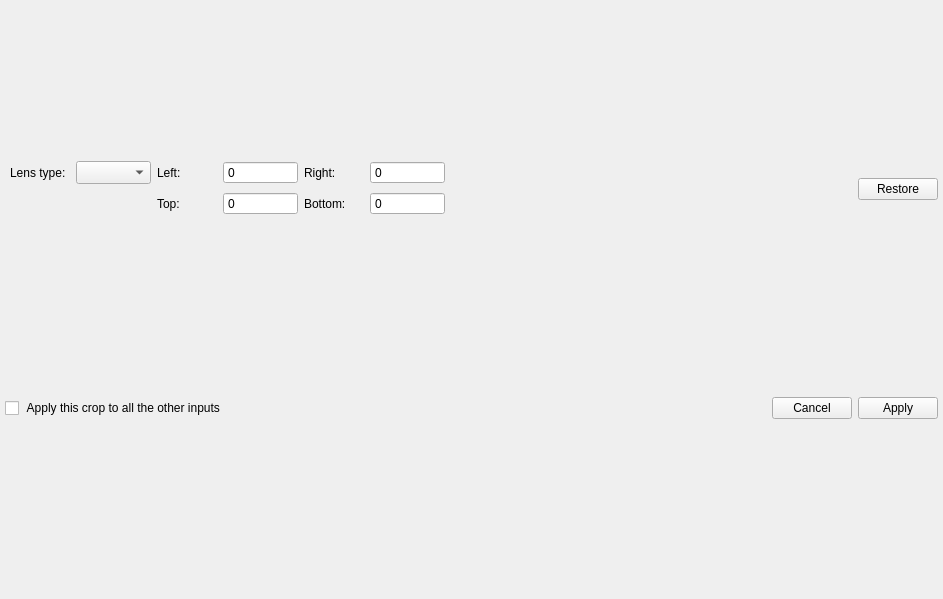
<?xml version="1.0" encoding="UTF-8"?>
<ui version="4.0">
 <class>CropDialogClass</class>
 <widget class="QWidget" name="CropDialogClass">
  <property name="geometry">
   <rect>
    <x>0</x>
    <y>0</y>
    <width>943</width>
    <height>599</height>
   </rect>
  </property>
  <layout class="QHBoxLayout" name="horizontalLayout">
   <property name="spacing">
    <number>0</number>
   </property>
   <property name="leftMargin">
    <number>0</number>
   </property>
   <property name="topMargin">
    <number>0</number>
   </property>
   <property name="rightMargin">
    <number>0</number>
   </property>
   <property name="bottomMargin">
    <number>0</number>
   </property>
   <item>
    <widget class="QFrame" name="widgetBackground">
     <property name="frameShape">
      <enum>QFrame::NoFrame</enum>
     </property>
     <property name="frameShadow">
      <enum>QFrame::Raised</enum>
     </property>
     <layout class="QVBoxLayout" name="verticalLayout">
      <property name="spacing">
       <number>0</number>
      </property>
      <property name="leftMargin">
       <number>0</number>
      </property>
      <property name="topMargin">
       <number>0</number>
      </property>
      <property name="rightMargin">
       <number>0</number>
      </property>
      <property name="bottomMargin">
       <number>0</number>
      </property>
      <item>
       <widget class="QFrame" name="topFrame">
        <property name="minimumSize">
         <size>
          <width>0</width>
          <height>60</height>
         </size>
        </property>
        <property name="maximumSize">
         <size>
          <width>16777215</width>
          <height>60</height>
         </size>
        </property>
        <property name="frameShape">
         <enum>QFrame::NoFrame</enum>
        </property>
        <property name="frameShadow">
         <enum>QFrame::Raised</enum>
        </property>
        <layout class="QHBoxLayout" name="horizontalLayout_3">
         <property name="leftMargin">
          <number>5</number>
         </property>
         <property name="topMargin">
          <number>0</number>
         </property>
         <property name="rightMargin">
          <number>5</number>
         </property>
         <property name="bottomMargin">
          <number>0</number>
         </property>
         <item>
          <layout class="QGridLayout" name="gridLayout">
           <property name="leftMargin">
            <number>5</number>
           </property>
           <property name="rightMargin">
            <number>0</number>
           </property>
           <item row="0" column="1">
            <widget class="QComboBox" name="comboProjections">
             <property name="minimumSize">
              <size>
               <width>75</width>
               <height>23</height>
              </size>
             </property>
             <property name="maximumSize">
              <size>
               <width>16777215</width>
               <height>23</height>
              </size>
             </property>
             <property name="focusPolicy">
              <enum>Qt::NoFocus</enum>
             </property>
            </widget>
           </item>
           <item row="0" column="0">
            <widget class="QLabel" name="label_5">
             <property name="minimumSize">
              <size>
               <width>60</width>
               <height>0</height>
              </size>
             </property>
             <property name="text">
              <string>Lens type:</string>
             </property>
            </widget>
           </item>
           <item row="0" column="2">
            <widget class="QLabel" name="label">
             <property name="minimumSize">
              <size>
               <width>60</width>
               <height>0</height>
              </size>
             </property>
             <property name="text">
              <string>Left:</string>
             </property>
            </widget>
           </item>
           <item row="0" column="4">
            <widget class="QLabel" name="label_3">
             <property name="minimumSize">
              <size>
               <width>60</width>
               <height>0</height>
              </size>
             </property>
             <property name="text">
              <string>Right:</string>
             </property>
            </widget>
           </item>
           <item row="0" column="3">
            <widget class="QSpinBox" name="spinLeft">
             <property name="minimumSize">
              <size>
               <width>75</width>
               <height>23</height>
              </size>
             </property>
             <property name="maximumSize">
              <size>
               <width>16777215</width>
               <height>23</height>
              </size>
             </property>
             <property name="focusPolicy">
              <enum>Qt::ClickFocus</enum>
             </property>
             <property name="buttonSymbols">
              <enum>QAbstractSpinBox::NoButtons</enum>
             </property>
             <property name="minimum">
              <number>-100000000</number>
             </property>
             <property name="maximum">
              <number>1000000000</number>
             </property>
            </widget>
           </item>
           <item row="1" column="3">
            <widget class="QSpinBox" name="spinTop">
             <property name="minimumSize">
              <size>
               <width>75</width>
               <height>23</height>
              </size>
             </property>
             <property name="maximumSize">
              <size>
               <width>16777215</width>
               <height>23</height>
              </size>
             </property>
             <property name="focusPolicy">
              <enum>Qt::ClickFocus</enum>
             </property>
             <property name="buttonSymbols">
              <enum>QAbstractSpinBox::NoButtons</enum>
             </property>
             <property name="minimum">
              <number>-100000000</number>
             </property>
             <property name="maximum">
              <number>1000000000</number>
             </property>
            </widget>
           </item>
           <item row="1" column="2">
            <widget class="QLabel" name="label_2">
             <property name="minimumSize">
              <size>
               <width>60</width>
               <height>0</height>
              </size>
             </property>
             <property name="text">
              <string>Top:</string>
             </property>
            </widget>
           </item>
           <item row="0" column="5">
            <widget class="QSpinBox" name="spinRight">
             <property name="minimumSize">
              <size>
               <width>75</width>
               <height>23</height>
              </size>
             </property>
             <property name="maximumSize">
              <size>
               <width>16777215</width>
               <height>23</height>
              </size>
             </property>
             <property name="focusPolicy">
              <enum>Qt::ClickFocus</enum>
             </property>
             <property name="buttonSymbols">
              <enum>QAbstractSpinBox::NoButtons</enum>
             </property>
             <property name="keyboardTracking">
              <bool>true</bool>
             </property>
             <property name="minimum">
              <number>-100000000</number>
             </property>
             <property name="maximum">
              <number>1000000000</number>
             </property>
            </widget>
           </item>
           <item row="1" column="4">
            <widget class="QLabel" name="label_4">
             <property name="minimumSize">
              <size>
               <width>60</width>
               <height>0</height>
              </size>
             </property>
             <property name="text">
              <string>Bottom:</string>
             </property>
            </widget>
           </item>
           <item row="1" column="5">
            <widget class="QSpinBox" name="spinBottom">
             <property name="minimumSize">
              <size>
               <width>75</width>
               <height>23</height>
              </size>
             </property>
             <property name="maximumSize">
              <size>
               <width>16777215</width>
               <height>23</height>
              </size>
             </property>
             <property name="focusPolicy">
              <enum>Qt::ClickFocus</enum>
             </property>
             <property name="buttonSymbols">
              <enum>QAbstractSpinBox::NoButtons</enum>
             </property>
             <property name="minimum">
              <number>-100000000</number>
             </property>
             <property name="maximum">
              <number>1000000000</number>
             </property>
            </widget>
           </item>
          </layout>
         </item>
         <item>
          <spacer name="horizontalSpacer_2">
           <property name="orientation">
            <enum>Qt::Horizontal</enum>
           </property>
           <property name="sizeHint" stdset="0">
            <size>
             <width>40</width>
             <height>20</height>
            </size>
           </property>
          </spacer>
         </item>
         <item>
          <widget class="QPushButton" name="buttonRestore">
           <property name="minimumSize">
            <size>
             <width>0</width>
             <height>0</height>
            </size>
           </property>
           <property name="maximumSize">
            <size>
             <width>16777215</width>
             <height>16777215</height>
            </size>
           </property>
           <property name="focusPolicy">
            <enum>Qt::NoFocus</enum>
           </property>
           <property name="toolTip">
            <string>Fits the crop into the image size</string>
           </property>
           <property name="text">
            <string notr="true">Restore</string>
           </property>
          </widget>
         </item>
        </layout>
       </widget>
      </item>
      <item>
       <widget class="QFrame" name="bottomFrame">
        <property name="minimumSize">
         <size>
          <width>0</width>
          <height>60</height>
         </size>
        </property>
        <property name="maximumSize">
         <size>
          <width>16777215</width>
          <height>60</height>
         </size>
        </property>
        <property name="frameShape">
         <enum>QFrame::NoFrame</enum>
        </property>
        <property name="frameShadow">
         <enum>QFrame::Raised</enum>
        </property>
        <layout class="QHBoxLayout" name="horizontalLayout_2">
         <property name="leftMargin">
          <number>5</number>
         </property>
         <property name="topMargin">
          <number>0</number>
         </property>
         <property name="rightMargin">
          <number>5</number>
         </property>
         <property name="bottomMargin">
          <number>0</number>
         </property>
         <item>
          <widget class="QCheckBox" name="checkApplyToAll">
           <property name="focusPolicy">
            <enum>Qt::NoFocus</enum>
           </property>
           <property name="text">
            <string> Apply this crop to all the other inputs</string>
           </property>
           <property name="checked">
            <bool>false</bool>
           </property>
          </widget>
         </item>
         <item>
          <spacer name="horizontalSpacer">
           <property name="orientation">
            <enum>Qt::Horizontal</enum>
           </property>
           <property name="sizeHint" stdset="0">
            <size>
             <width>40</width>
             <height>20</height>
            </size>
           </property>
          </spacer>
         </item>
         <item>
          <widget class="QPushButton" name="buttonCancel">
           <property name="minimumSize">
            <size>
             <width>0</width>
             <height>0</height>
            </size>
           </property>
           <property name="maximumSize">
            <size>
             <width>16777215</width>
             <height>16777215</height>
            </size>
           </property>
           <property name="focusPolicy">
            <enum>Qt::NoFocus</enum>
           </property>
           <property name="text">
            <string notr="true">Cancel</string>
           </property>
          </widget>
         </item>
         <item>
          <widget class="QPushButton" name="buttonApply">
           <property name="minimumSize">
            <size>
             <width>0</width>
             <height>0</height>
            </size>
           </property>
           <property name="maximumSize">
            <size>
             <width>16777215</width>
             <height>16777215</height>
            </size>
           </property>
           <property name="focusPolicy">
            <enum>Qt::NoFocus</enum>
           </property>
           <property name="toolTip">
            <string>Apply the current crop</string>
           </property>
           <property name="text">
            <string notr="true">Apply</string>
           </property>
          </widget>
         </item>
        </layout>
       </widget>
      </item>
     </layout>
    </widget>
   </item>
  </layout>
 </widget>
 <tabstops>
  <tabstop>comboProjections</tabstop>
  <tabstop>spinLeft</tabstop>
  <tabstop>spinTop</tabstop>
  <tabstop>spinRight</tabstop>
  <tabstop>spinBottom</tabstop>
  <tabstop>buttonRestore</tabstop>
  <tabstop>checkApplyToAll</tabstop>
  <tabstop>buttonCancel</tabstop>
  <tabstop>buttonApply</tabstop>
 </tabstops>
 <resources/>
 <connections/>
</ui>
